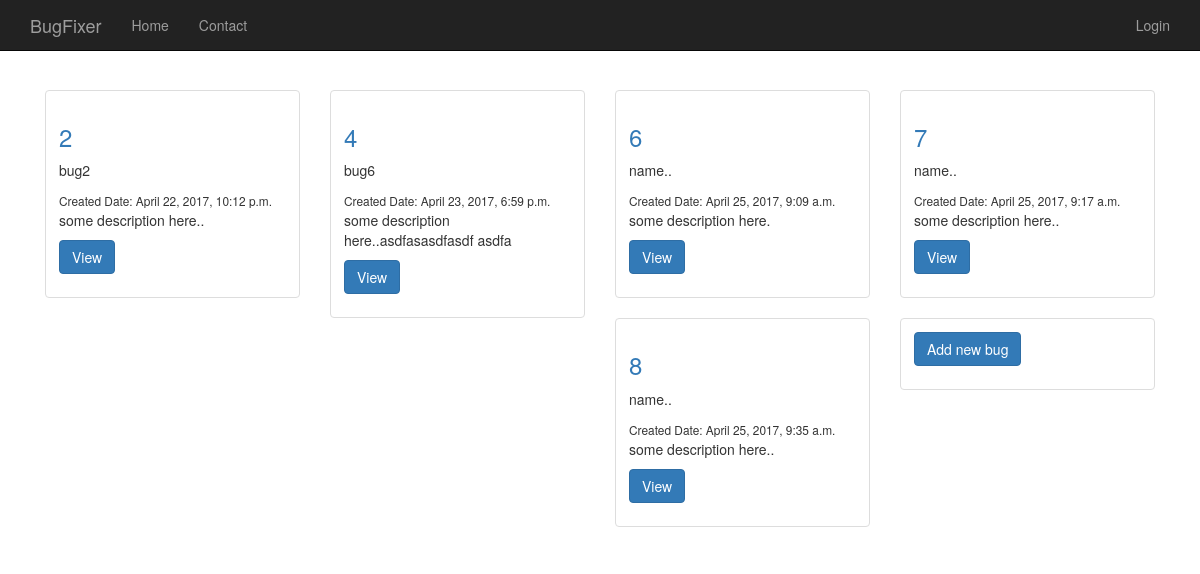
Page /reporter/viewBugs on the earlier database version.
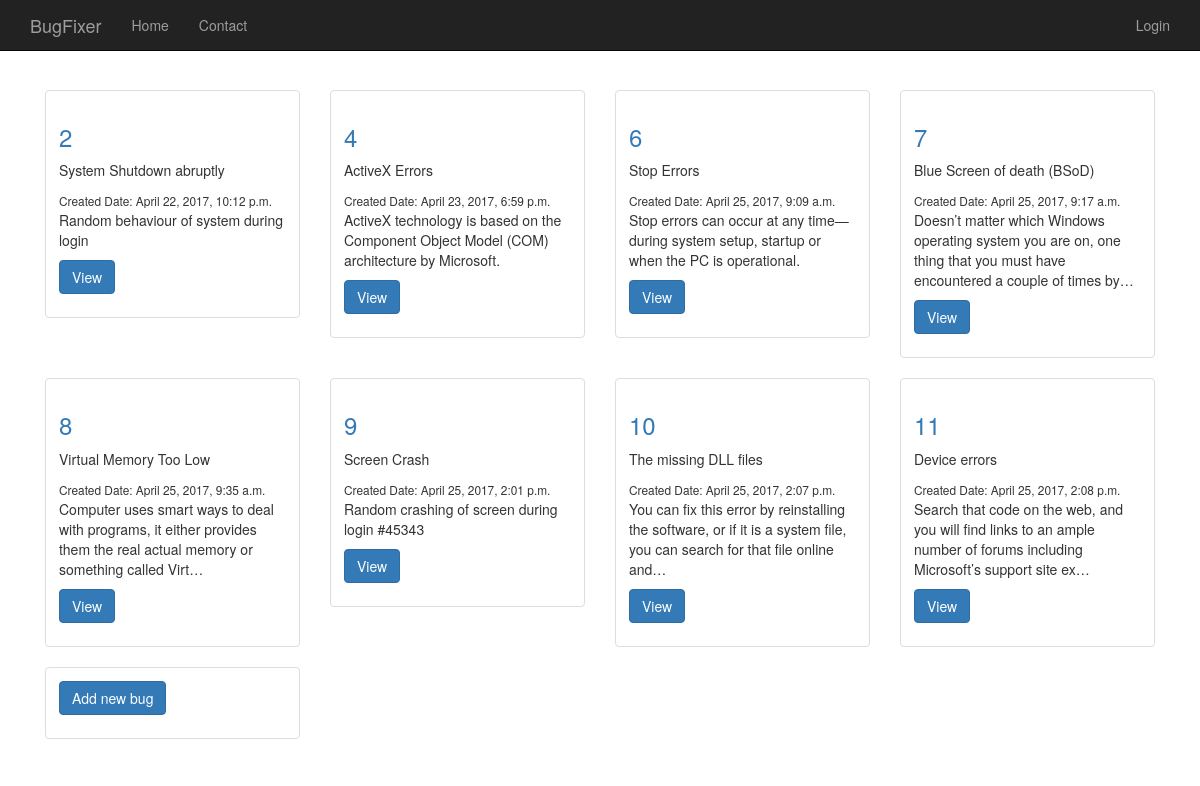
Same page on the later database version.
### reporter/models.py (models this page shows, shortened)
class Bug(models.Model):
    title = models.CharField(max_length=200,default="name..")
    image = models.FileField(null=True, blank=True)
    description = models.TextField(default="some description here..")
    createdDate = models.DateTimeField(default=timezone.now)
    publishedDate = models.DateTimeField(blank=True, null=True)

### reporter/views.py (the view)
def viewBugs(request):
    context={}
    allBugs=Bug.objects.all()
    context['bugs']=allBugs
    return render(request,'showBugs.html',context)

### templates/showBugs.html (shortened to what this page needs)
{% extends 'index.html' %}
{% block content %}
  {% for bug in bugs %}
    <div class="col-sm-3">
      <div class="thumbnail">
        <div class="caption">
          <h3><a href = "{%url 'update' bug.id %}">{{bug.id}}</a></h3>
          <p>{{bug.title}}</p>
          <small>Created Date: {{bug.createdDate}}</small><br/>
          <p>{{bug.description | truncatechars:120}}</p>
          <p><a href="{%url 'update' bug.id %}" class="btn btn-primary" role="button">View</a> </p>
        </div>
      </div>
    </div>
{% endfor %}
<div class="col-sm-3">
  <div class="thumbnail">
    <div class="caption">
      <p><a href="{%url 'createBug'%}" class="btn btn-primary" role="button">Add new bug</a> </p>
    </div>
  </div>
</div>
{% endblock %}

### templates/index.html (shortened to what this page needs)
{%load staticfiles%}
<!DOCTYPE html>
<html lang="en">
<head>
    <link href="{% static "/css/bootstrap.min.css"%} " rel="stylesheet">
</head>
<body>
    <nav class="navbar navbar-inverse navbar-fixed-top" role="navigation">
      <div class="container">
             <div class="navbar-header">
                 <a class="navbar-brand" href="#">BugFixer</a>
             </div>
             <div class="collapse navbar-collapse" id="bs-example-navbar-collapse-1" >
                 <ul class="nav navbar-nav navbar-left">
                     <li>
                         <a href="{%url 'home'%}">Home</a>
                     </li>
                     <li>
                         <a href="#">Contact</a>
                     </li>
                   </ul>
                   <ul class="nav navbar-nav navbar-right">
                     <li >
                       {% if user.is_authenticated %}
                         <a href="{% url 'logout' %}"> {{ user.username }} | Logout</a>
                       {% else %}
                         <a href="{% url 'login' %}">Login</a>
                       {% endif %}
                     </li>
                 </ul>
             </div>
         </div>
    </nav>
    <div class="container">
      {% block content %}
      {% endblock content%}
    </div>
</body>
</html>

### templates/index.html (style rules this page uses)
body { padding-top: 70px; }

Differences in the rows shown:
changed Bug id 2: title "bug2" → "System Shutdown abruptly"; description "some description here.." → "Random behaviour of system during login"
changed Bug id 4: title "bug6" → "ActiveX Errors"; description "some description here..asdfasasdfasdf asdfa" → "ActiveX technology is based on the Component Object Model (COM) architecture by Microsoft."
changed Bug id 6: title "name.." → "Stop Errors"; description "some description here." → "Stop errors can occur at any time—during system setup, startup or when the PC is operational."
changed Bug id 7: title "name.." → "Blue Screen of death (BSoD)"; description "some description here.." → "Doesn’t matter which Windows operating system you are on, one thing that you must have encountered a couple of times by…"
changed Bug id 8: title "name.." → "Virtual Memory Too Low"; description "some description here.." → "Computer uses smart ways to deal with programs, it either provides them the real actual memory or something called Virt…"
added Bug: id "9", title "Screen Crash", createdDate "April 25, 2017, 2:01 p.m.", description "Random crashing of screen during login #45343"
added Bug: id "10", title "The missing DLL files", createdDate "April 25, 2017, 2:07 p.m.", description "You can fix this error by reinstalling the software, or if it is a system file, you can search for that file online and…"
added Bug: id "11", title "Device errors", createdDate "April 25, 2017, 2:08 p.m.", description "Search that code on the web, and you will find links to an ample number of forums including Microsoft’s support site ex…"
